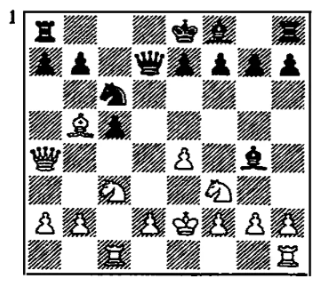
#> input picture samples/libro_diag1_p15.png, 324 x 287 px
$ python -i board.py   (imports and definitions only)
#> lines starting #> are read from the running program, lines starting #| are printed output that depends on the picture; after the words box and inside, x2 and y2 are one past the last pixel; in counts of white or black regions, pixels touching at a corner belong together
#> further down, picture is the input picture: shape (287, 324, 3); mean B, G, R 187.1, 187.1, 187.1
"""Detección y rectificación del tablero + corte en 64 casillas (Requirement 2.1, R24-R26).

Pipeline (R24):
  imagen -> escala de grises -> umbral adaptativo -> contornos -> mayor cuadrilátero
  ≈ cuadrado -> warpPerspective a 512x512 -> 64 casillas.
Si no se encuentra un cuadrilátero claro, fallback por proyecciones (bordes casi
uniformes) para recortar el área del tablero.

Todas las funciones trabajan sobre arrays de OpenCV (BGR o gris) y son deterministas.
"""
from __future__ import annotations

from dataclasses import dataclass
from pathlib import Path

import cv2
import numpy as np

BOARD_SIZE = 512  # lado del tablero rectificado
INNER_MARGIN = 0.08  # margen interior por casilla al recortar (R24)


@dataclass(frozen=True)
class BoardResult:
    """Resultado de localizar el tablero."""

    warped: np.ndarray  # imagen BGR rectificada BOARD_SIZE x BOARD_SIZE
    found_quad: bool  # True si se detectó por cuadrilátero; False si se usó fallback
    quad: np.ndarray | None  # 4 esquinas en la imagen original (o None)


# [10 lines left out: function load_image, not called in this run]


def _order_corners(pts: np.ndarray) -> np.ndarray:
    """Ordena 4 puntos como [top-left, top-right, bottom-right, bottom-left]."""
    pts = pts.reshape(4, 2).astype(np.float32)
    s = pts.sum(axis=1)
    diff = np.diff(pts, axis=1).reshape(-1)
    return np.array(
        [
            pts[np.argmin(s)],  # TL: menor x+y
            pts[np.argmin(diff)],  # TR: menor y-x
            pts[np.argmax(s)],  # BR: mayor x+y
            pts[np.argmax(diff)],  # BL: mayor y-x
        ],
        dtype=np.float32,
    )


def _largest_square_quad(gray: np.ndarray) -> np.ndarray | None:
    """Busca el mayor cuadrilátero ≈ cuadrado usando umbral adaptativo + contornos."""
    thresh = cv2.adaptiveThreshold(
        gray, 255, cv2.ADAPTIVE_THRESH_MEAN_C, cv2.THRESH_BINARY_INV, 31, 5
    )
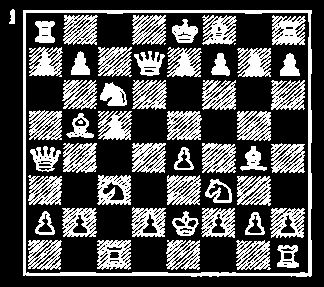
#> thresh: shape (287, 324); 31.9% white; 55 white regions (4 under 20 px)
    contours, _ = cv2.findContours(thresh, cv2.RETR_EXTERNAL, cv2.CHAIN_APPROX_SIMPLE)
#> contours = 2 contours; box (x1, y1, x2, y2) and area: (23, 10, 312, 277) 76214, (9, 9, 15, 24) 50
    h, w = gray.shape[:2]
#> h = 287; w = 324
    img_area = float(h * w)
#> img_area = 92988
    best: np.ndarray | None = None
    best_area = 0.0
    for cnt in contours:
        area = cv2.contourArea(cnt)
        if area < 0.20 * img_area:  # el tablero ocupa buena parte de la imagen
            continue
        peri = cv2.arcLength(cnt, True)
        approx = cv2.approxPolyDP(cnt, 0.02 * peri, True)
        if len(approx) != 4 or not cv2.isContourConvex(approx):
            continue
        x, y, ww, hh = cv2.boundingRect(approx)
        aspect = ww / float(hh) if hh else 0
        if not (0.75 <= aspect <= 1.33):  # aproximadamente cuadrado
            continue
        if area > best_area:
            best_area = area
            best = approx
#> this loop made 2 passes
#> (area, peri, x, y, ww, hh, aspect, best_area) on pass 1: (76214, 1115.9, 23, 10, 289, 266, 1.09, 76214)
#> area on pass 2: 50
#> after the loop, best_area = 76214
    return best


# [42 lines left out: functions _fallback_box, _frame_box, not called in this run]


def detect_board(img: np.ndarray) -> BoardResult:
    """Localiza y rectifica el tablero a BOARD_SIZE x BOARD_SIZE."""
    gray = cv2.cvtColor(img, cv2.COLOR_BGR2GRAY)
    quad = _largest_square_quad(gray)
#> quad = [[23, 10], [23, 275], [311, 275], [311, 10]]
    if quad is None:
        quad = _frame_box(gray)  # libros con marco que no cierra contorno
    found = quad is not None
#> found = True
    if quad is None:
        quad = _fallback_box(gray)

    src = _order_corners(np.asarray(quad, dtype=np.float32))
#> in _order_corners, `pts = pts.reshape(4, 2).astype(np.float32)`: pts = [[23, 10], [23, 275], [311, 275], [311, 10]]
#> in _order_corners, `s = pts.sum(axis=1)`: s = [33, 298, 586, 321]
#> in _order_corners, `diff = np.diff(pts, axis=1).reshape(-1)`: diff = [-13, 252, -36, -301]
#> src = [[23, 10], [311, 10], [311, 275], [23, 275]]
    dst = np.array(
        [[0, 0], [BOARD_SIZE - 1, 0], [BOARD_SIZE - 1, BOARD_SIZE - 1], [0, BOARD_SIZE - 1]],
        dtype=np.float32,
    )
    matrix = cv2.getPerspectiveTransform(src, dst)
#> matrix = [[1.77, 9.31e-18, -40.81], [2.28e-17, 1.93, -19.28], [-2.17e-19, 0, 1]]
    warped = cv2.warpPerspective(img, matrix, (BOARD_SIZE, BOARD_SIZE))
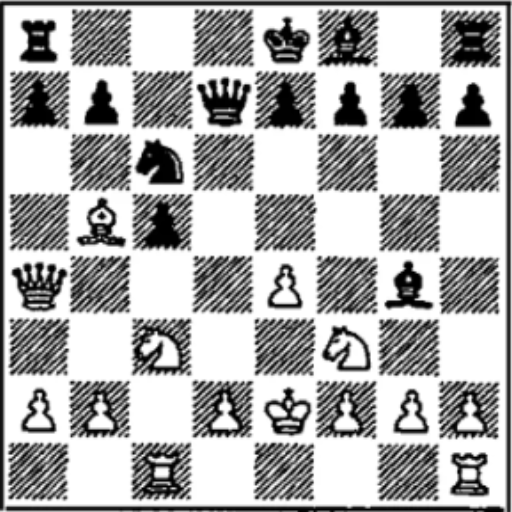
#> warped: shape (512, 512, 3); mean B, G, R 173.2, 173.2, 173.2
    return BoardResult(warped=warped, found_quad=found, quad=src)


# [23 lines left out: functions split_tiles, board_to_tiles, not called in this run]

>>> import cv2
>>> picture = cv2.imread('../samples/libro_diag1_p15.png')
>>> result = detect_board(picture)

$ run again, on samples/libro_diag2_p17.png
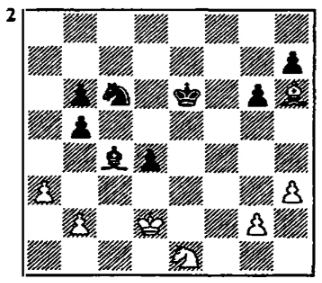
#> input picture samples/libro_diag2_p17.png, 322 x 283 px
#> picture is the input picture: shape (283, 322, 3); mean B, G, R 190.3, 190.3, 190.3
#> in _largest_square_quad, `thresh = cv2.adaptiveThreshold( gray, 255, cv2.ADAPTIVE_THRESH_MEAN_C,..`:
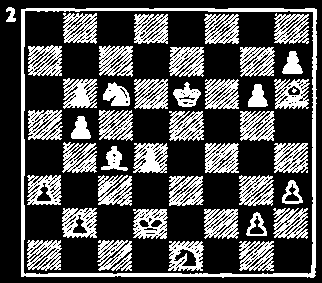
#> thresh: shape (283, 322); 31.2% white; 48 white regions (2 under 20 px)
#> contours = 2 contours; box (x1, y1, x2, y2) and area: (21, 8, 317, 278) 78783, (6, 7, 16, 22) 72
#> the loop in _largest_square_quad, `for cnt in contours:` made 2 passes
#> (area, peri, x, y, ww, hh, aspect, best_area) on pass 1: (78783, 1140.2, 21, 9, 296, 268, 1.1, 78783)
#> after the loop in _largest_square_quad, `for cnt in contours:`: best_area = 78783
#> quad = [[21, 9], [21, 276], [315, 275], [316, 9]]
#> found = True
#> pts = [[21, 9], [21, 276], [315, 275], [316, 9]]
#> s = [30, 297, 590, 325]
#> diff = [-12, 255, -40, -307]
#> src = [[21, 9], [316, 9], [315, 275], [21, 276]]
#> matrix = [[1.73, 9.26e-18, -36.23], [0, 1.91, -17.16], [-1.27e-05, -1.27e-05, 1]]
#> in detect_board, `warped = cv2.warpPerspective(img, matrix, (BOARD_SIZE, BOARD_SIZE))`:
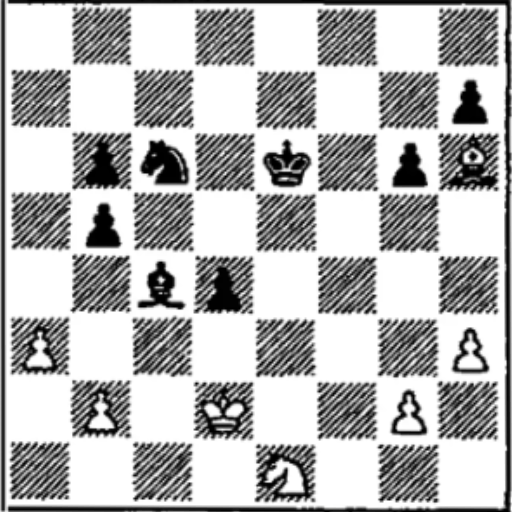
#> warped: shape (512, 512, 3); mean B, G, R 181.5, 181.5, 181.5

$ run again, on samples/libro_diag5_p24.png
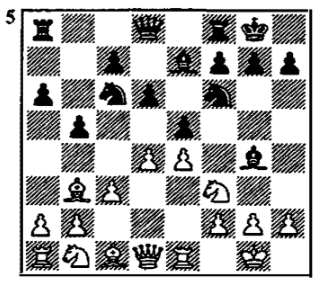
#> input picture samples/libro_diag5_p24.png, 328 x 286 px
#> picture is the input picture: shape (286, 328, 3); mean B, G, R 183, 183, 183
#> in _largest_square_quad, `thresh = cv2.adaptiveThreshold( gray, 255, cv2.ADAPTIVE_THRESH_MEAN_C,..`:
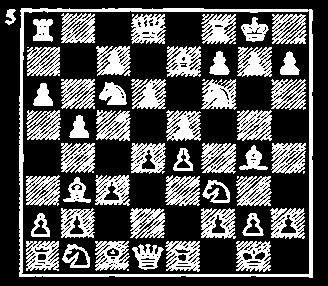
#> thresh: shape (286, 328); 32.6% white; 60 white regions (8 under 20 px)
#> contours = 2 contours; box (x1, y1, x2, y2) and area: (19, 8, 313, 278) 78128, (5, 9, 16, 25) 80
#> the loop in _largest_square_quad, `for cnt in contours:` made 2 passes
#> (area, peri, x, y, ww, hh, aspect, best_area) on pass 2: (78127.5, 1160, 19, 8, 294, 270, 1.09, 78127.5)
#> after the loop in _largest_square_quad, `for cnt in contours:`: best_area = 78127.5
#> quad = [[21, 8], [19, 276], [312, 277], [311, 9]]
#> found = True
#> pts = [[21, 8], [19, 276], [312, 277], [311, 9]]
#> s = [29, 295, 589, 320]
#> diff = [-13, 257, -35, -302]
#> src = [[21, 8], [311, 9], [312, 277], [19, 276]]
#> matrix = [[1.76, 0.0132, -37.12], [-0.00664, 1.93, -15.28], [-2.65e-07, 3.86e-05, 1]]
#> in detect_board, `warped = cv2.warpPerspective(img, matrix, (BOARD_SIZE, BOARD_SIZE))`:
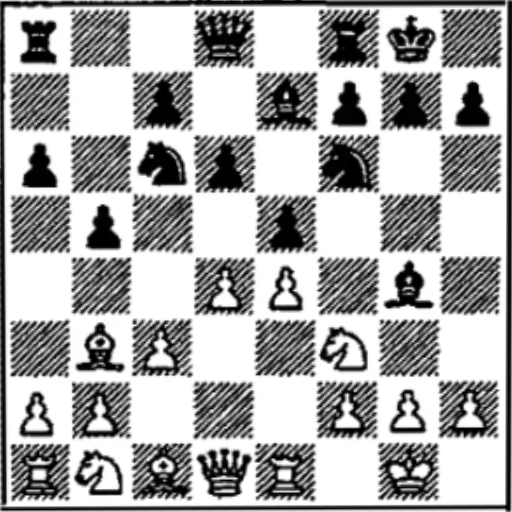
#> warped: shape (512, 512, 3); mean B, G, R 169.8, 169.8, 169.8
